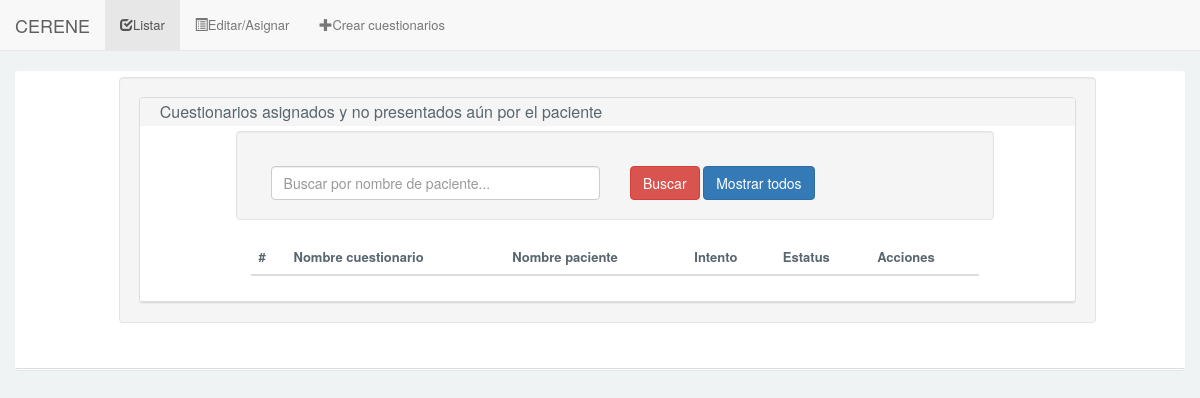
Before: /Cuestionario/cuestionarioListarBuscarANP.php with the older database file.
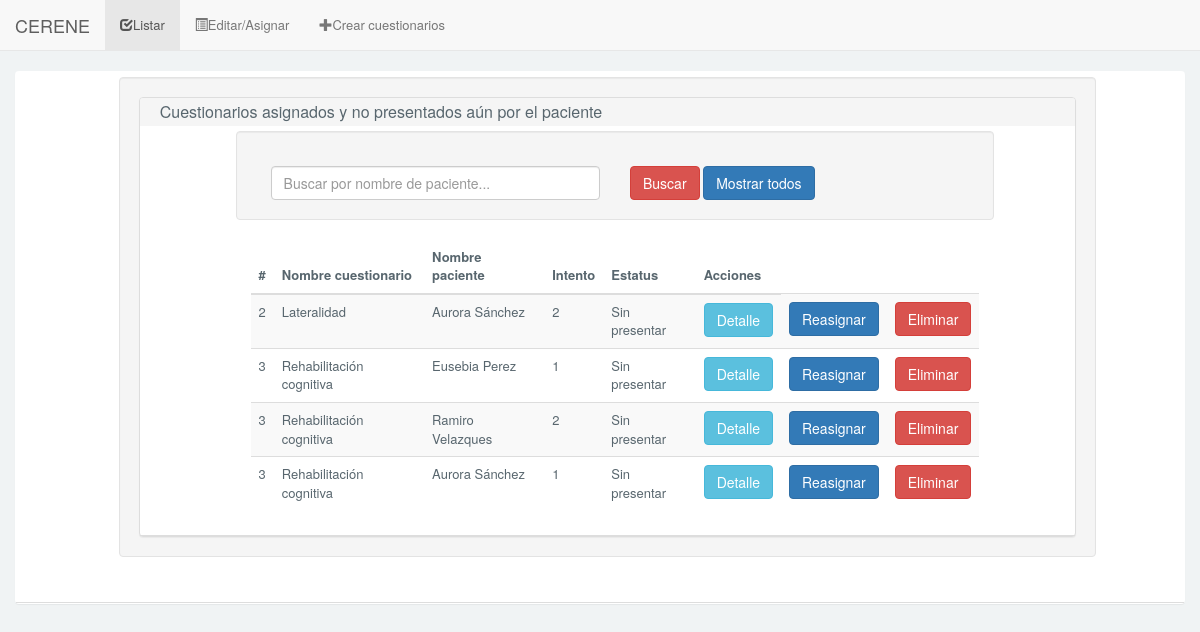
After: the same page with the newer database file.
### tables this page shows
CREATE TABLE IF NOT EXISTS `cuestionarioResuelto` (
  `idCuestionarioResuelto` INT NOT NULL AUTO_INCREMENT,
  `estatus` TINYINT(1) NULL,
  `fecha` DATE NULL,
  `tiempoInicio` TIME NULL,
  `tiempoFin` TIME NULL,
  `limiteTiempo` TIME NULL,
  `puntuacion` INT(3) NULL,
  `intento` INT(2) NULL,
  `idPaciente` INT NOT NULL,
  `idCuestionario` INT NOT NULL,
  PRIMARY KEY (`idCuestionarioResuelto`),
  INDEX `fk_cuestionarioResuelto_Paciente1_idx` (`idPaciente` ASC),
  INDEX `fk_cuestionarioResuelto_cuestionario1_idx` (`idCuestionario` ASC),
  CONSTRAINT `fk_cuestionarioResuelto_Paciente1`
    FOREIGN KEY (`idPaciente`)
    REFERENCES `Paciente` (`idPaciente`)
    ON DELETE NO ACTION
    ON UPDATE NO ACTION,
  CONSTRAINT `fk_cuestionarioResuelto_cuestionario1`
    FOREIGN KEY (`idCuestionario`)
    REFERENCES `cuestionario` (`idCuestionario`)
    ON DELETE NO ACTION
    ON UPDATE NO ACTION);

CREATE TABLE IF NOT EXISTS `cuestionario` (
  `idCuestionario` INT NOT NULL AUTO_INCREMENT,
  `nombre` VARCHAR(200) NOT NULL,
  PRIMARY KEY (`idCuestionario`));

CREATE TABLE IF NOT EXISTS `Paciente` (
  `idPaciente` INT NOT NULL AUTO_INCREMENT,
  `nombre` VARCHAR(100) NOT NULL,
  `apellidoPaterno` VARCHAR(100) NOT NULL,
  `apellidoMaterno` VARCHAR(100) NOT NULL,
  `numHermanos` INT NOT NULL,
  `lateralidad` VARCHAR(15) NOT NULL,
  `gradoEscolar` VARCHAR(45) NOT NULL,
  `fechaNacimiento` DATE NULL,
  `calle` VARCHAR(255) NULL,
  `numero` VARCHAR(45) NULL,
  `colonia` VARCHAR(100) NULL,
  `municipio` VARCHAR(100) NULL,
  `estado` VARCHAR(50) NULL,
  `cp` INT NULL,
  `genero` VARCHAR(10) NOT NULL,
  `foto` VARCHAR(255) NULL,
  PRIMARY KEY (`idPaciente`));

### Cuestionario/conexion/conexion.php (called while the page is built, shortened)
<?php
	class Conexion{
		public static function conectar(){
		    $server = "localhost";
		    $user = "root";
		    $pass = "";
		    $bd = "cuestionario";
		    $conexion = mysqli_connect($server, $user, $pass,$bd);
		    return $conexion;
		}
		public static function consultaDevolver($sql){
			$conexion = Conexion::conectar();
		    mysqli_set_charset($conexion, "utf8");
		    $resultado = mysqli_query($conexion,$sql);
		    return $resultado;
		}
	}
?>

### Cuestionario/models/cuestionariosResueltos_models.php (called while the page is built, shortened)
<?php
	class cuestionariosResueltos_models{
		public static function buscarANP($cadena){
			$sql = "SELECT cuestionarioresuelto.idCuestionarioResuelto, cuestionarioresuelto.idCuestionario, cuestionarioresuelto.idPaciente, cuestionario.nombre AS nombreCuestionario, paciente.nombre AS nombrePaciente, paciente.apellidoPaterno, cuestionarioresuelto.intento, cuestionarioresuelto.estatus FROM cuestionario INNER JOIN cuestionarioresuelto ON cuestionario.idCuestionario = cuestionarioresuelto.idCuestionario INNER JOIN paciente ON cuestionarioresuelto.idPaciente = paciente.idPaciente WHERE cuestionarioresuelto.estatus = '0' AND (paciente.nombre LIKE '%$cadena%' OR paciente.apellidoPaterno LIKE '%$cadena%' OR paciente.apellidoMaterno = '%$cadena%')";
			$resultado = Conexion::consultaDevolver($sql);
			return $resultado;
		}
	}
?>

### Cuestionario/cuestionarioListarBuscarANP.php (the view, shortened to what the changed rows need)
<!DOCTYPE html>
<html lang="es">
    <?php include("design/head.php"); ?>
    <body>
        <?php
            if(isset($_POST['nombre_ANP'])){
                $cadena = $_POST['nombre_ANP'];
            }else{
                $cadena = "";
            }
            $resultado2 = cuestionariosResueltos_models::buscarANP($cadena);
        ?>
        <div id="content" class="article-v1">
            <div class="col-md-12">
                <div class="panel">
                    <div class="panel-body">
                        <div class="panel-group">
                        <div class="row">
                            <div class="col-md-10 col-md-offset-1 well">
                                <div class="panel panel-default">
                                <div class="panel-body">
                                    <div class="col-md-10 col-md-offset-1 bg-border table-responsive">
                                        <table class="table table-striped table-hover">
                                            <thead>
                                                <tr>
                                                    <th>#</th>
                                                    <th>Nombre cuestionario</th>
                                                    <th>Nombre paciente</th>
                                                    <th>Intento</th>
                                                    <th>Estatus</th>
                                                    <th>Acciones</th>
                                                </tr>
                                            </thead>
                                            <tbody>
                                                <?php
                                                    $i = 0;
                                                    while($row = mysqli_fetch_assoc($resultado2)){
                                                ?>
                                                <tr>
                                                    <td><?php echo $row['idCuestionario']; ?></td>
                                                    <td><?php echo $row['nombreCuestionario']; ?></td>
                                                    <td><?php echo $row['nombrePaciente'] . " " . $row['apellidoPaterno']; ?></td>
                                                    <td><?php echo $row['intento']; ?></td>
                                                    <td><?php if($row['estatus'] == '0') echo "Sin presentar"; ?></td>
                                                    <td><a class="btn btn-info"  href="javascript:document.form_editar<?php echo $i; $i++; ?>.submit()">Detalle</a></td>
                                                    <td><button type="button" class="btn btn-primary btn-md" data-toggle="modal" data-target="#myModalReasignar" onclick="recuperarId('<?php echo $row['idCuestionario'];?>','<?php echo $row['idPaciente']; ?>');">Reasignar</button>
                                                    <td><button type="button" class="btn btn-danger btn-md" data-toggle="modal" data-target="#myModalEliminar" onclick="eliminarId('<?php echo $row['idCuestionario'];?>','<?php echo $row['idPaciente']; ?>');">Eliminar</button></td>
                                                </tr>
                                                <?php } ?>
                                            </tbody>
                                        </table>
                                    </div>
                                </div>
                            </div>
                        </div>
                    </div>
                </div>
            </div>
        </div>
        </div>
    </div>
</body>
</html>

Changed rows visible on the page:
added cuestionarioresuelto: idCuestionario "2", idCuestionario.nombre "Lateralidad", idPaciente.nombre "Aurora", idPaciente.apellidoPaterno "Sánchez", intento "2", estatus "Sin presentar"
added cuestionarioresuelto: idCuestionario "3", idCuestionario.nombre "Rehabilitación cognitiva", idPaciente.nombre "Eusebia", idPaciente.apellidoPaterno "Perez", intento "1", estatus "Sin presentar"
added cuestionarioresuelto: idCuestionario "3", idCuestionario.nombre "Rehabilitación cognitiva", idPaciente.nombre "Ramiro", idPaciente.apellidoPaterno "Velazques", intento "2", estatus "Sin presentar"
added cuestionarioresuelto: idCuestionario "3", idCuestionario.nombre "Rehabilitación cognitiva", idPaciente.nombre "Aurora", idPaciente.apellidoPaterno "Sánchez", intento "1", estatus "Sin presentar"
